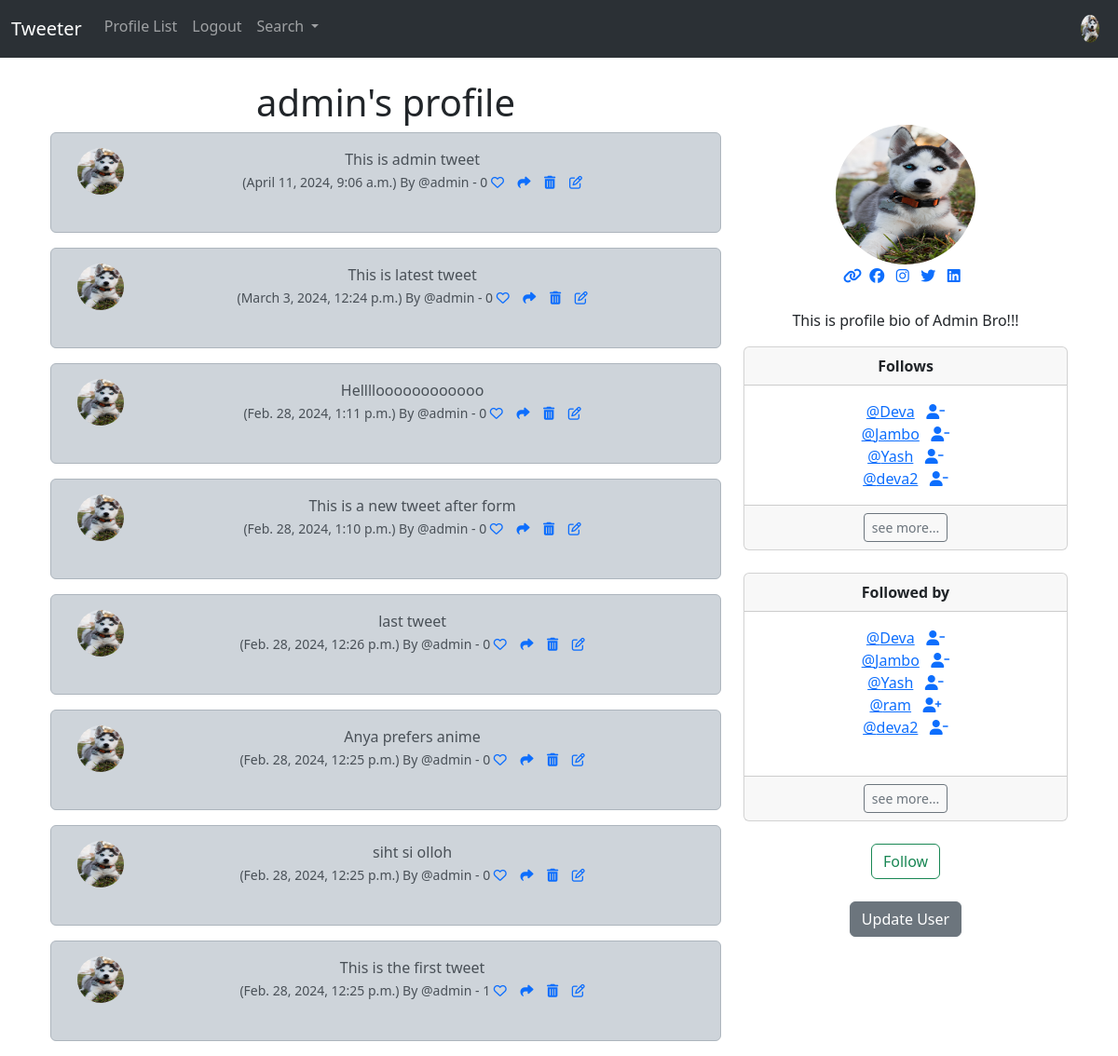
/profile/1 (signed in), run on an earlier commit of the app's database.
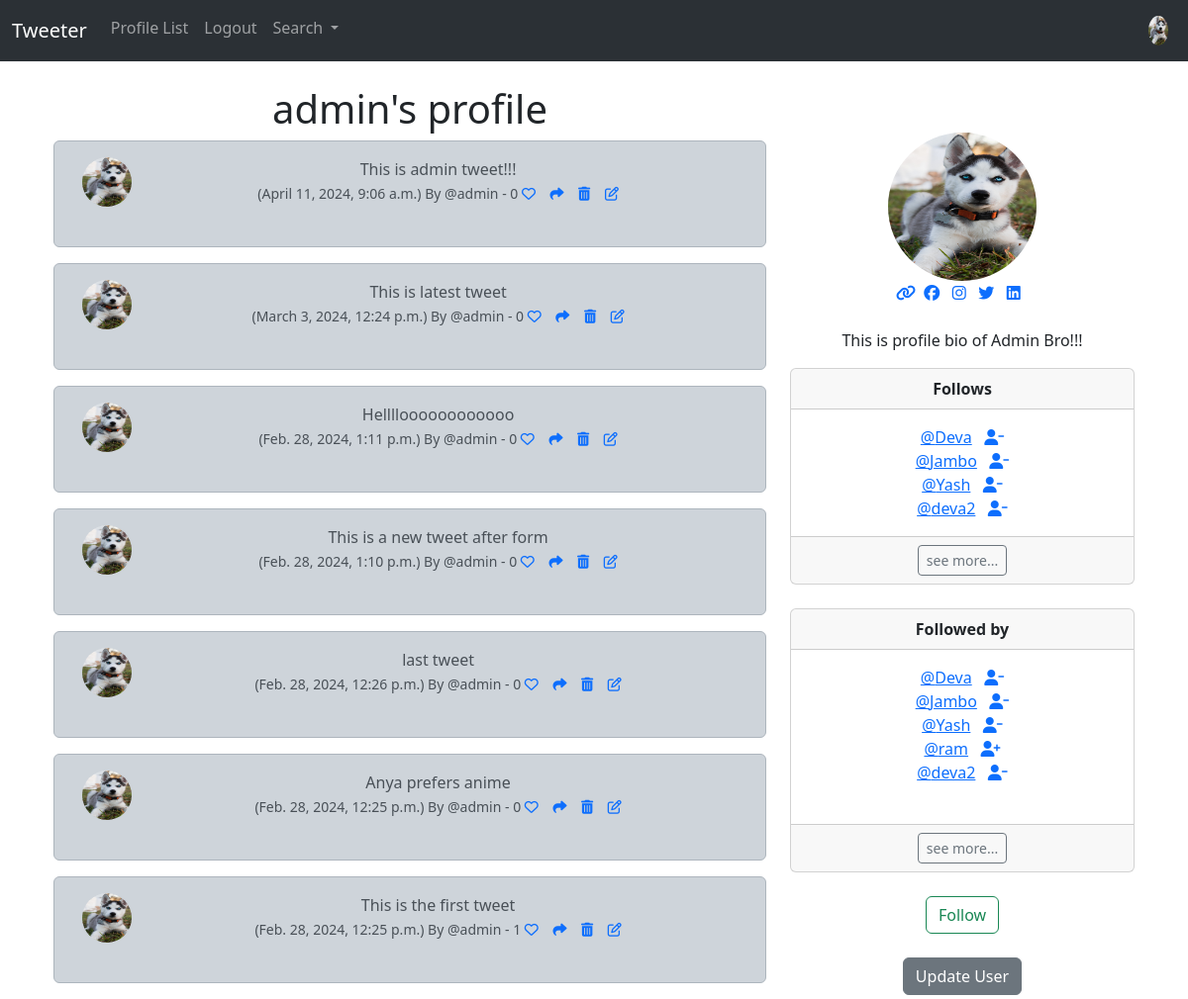
And on a later commit of the database.
### musker/models.py (models this page shows, shortened)
class Profile(models.Model):
    user = models.OneToOneField(User, on_delete=models.CASCADE)
    follows = models.ManyToManyField(
        "self", related_name="followed_by", symmetrical=False, blank=True
    )
    profile_image = models.ImageField(null=True,blank=True,upload_to='images/')
    date_modified = models.DateTimeField(User, auto_now=True, auto_now_add=False)
    profile_bio = models.CharField(null=True,blank=True, max_length=100)
    portfolio_link = models.CharField(null=True,blank=True, max_length=100)
    facebook_link = models.CharField(null=True,blank=True, max_length=100)
    twitter_link = models.CharField(null=True,blank=True, max_length=100)
    instagram_link = models.CharField(null=True,blank=True, max_length=100)
    linkedin_link = models.CharField(null=True,blank=True, max_length=100)
    def __str__(self) -> str:
        return self.user.username

class Tweet(models.Model):
    user = models.ForeignKey(User, on_delete=models.DO_NOTHING, related_name="tweets")
    body = models.CharField(max_length=280)
    created_at = models.DateTimeField(auto_now_add=True)
    likes = models.ManyToManyField(User,blank=True)
    def number_of_likes(self):
        return self.likes.count()

### musker/views.py (the view, shortened to what this page needs)
# urls.py: path('profile/<int:pk>',views.profile,name='profile'),
def profile(request,pk):
    if request.user.is_authenticated:
        my_profile = Profile.objects.get(user_id = pk)
        tweets = Tweet.objects.filter(user_id=pk).order_by("-created_at")
        return render(request,'profile.html',{ "my_profile" : my_profile,"tweets":tweets })
    else:
        messages.error(request,("Error: You are not loged in"))
        return redirect('home')

### templates/profile.html (shortened to what this page needs)
{% extends "base.html" %}
{% load static %}
{% block container %}
<div>
  {% if my_profile %}
  <div class="container text-center">
    <div class="row">
      <div class="col-8">
        <h1>{{my_profile.user.username}}'s profile</h1>
        {% if tweets %}
          {% for tweet in tweets %}
          <div class="alert alert-dark" role="alert">
            <div class="container">
              <div class="row">
                <div class="col-1">
                  {% if my_profile.profile_image %}
                    <img src="{{my_profile.profile_image.url}}" width="50" height="50" class="rounded-circle"  alt="{{my_profile.user.username}}">
                  {% else %}
                    <img src="{% static 'images/user_img.png' %}" width="50" height="50" class="rounded-circle"  alt="{{my_profile.user.username}}">
                  {% endif %}
                </div>
                <div class="col-11">
                    {{tweet.body}} <br>
                    <small>
                      ({{tweet.created_at}}) By @{{tweet.user.username}} - {{tweet.number_of_likes}}
                      {% if user in tweet.likes.all %}
                      <a href="{% url 'tweet_likes' tweet.id%}">
                        <i class="fa-solid fa-heart"></i></a>
                      {% else %}
                      <a href="{% url 'tweet_likes' tweet.id%}">
                        <i class="fa fa-heart-o"></i></a>
                      {% endif %}
                      <a href="{% url 'tweet_show' tweet.id %}">
                        <i class="fa fa-share"></i></a>
                        {% if request.user.username == my_profile.user.username %}
                        <a href="{% url 'delete_tweet' tweet.id %}">
                          <i class="fa fa-trash"></i></a>
                        <a href="{% url 'edit_tweet' tweet.id %}">
                          <i class="fa fa-edit"></i></a>
                        {% endif %}
                    </small>
                </div><br><br>
              </div>
            </div>
            <br /></div>
          {% endfor %}
        {% endif %}
      </div>
      <div class="col-4">
        <br /><br />
        {% if my_profile.profile_image %}
          <img src="{{my_profile.profile_image.url}}" width="150" height="150" class="rounded-circle" alt="{{my_profile.profile_photo}}">
        {% endif %}
        <br>
        {% if my_profile.portfolio_link %}
          <a href="{{my_profile.portfolio_link}}" target="new">
            <i class="fa-solid fa-link"></i></a>&nbsp;
        {% endif %}
        {% if my_profile.facebook_link %}
          <a href="{{my_profile.facebook_link}}" target="new">
            <i class="fa-brands fa-facebook"></i></a>
        {% endif %}
        {% if my_profile.instagram_link %}
          <a href="{{my_profile.instagram_link}}" target="new">
            <i class="fa-brands fa-instagram"></i></a>
        {% endif %}
        {% if my_profile.twitter_link %}
          <a href="{{my_profile.twitter_link}}" target="new">
            <i class="fa-brands fa-twitter"></i></a>
        {% endif %}
          {% if my_profile.linkedin_link %}
          <a href="{{my_profile.linkedin_link}}" target="new">
            <i class="fa-brands fa-linkedin"></i></a>
        {% endif %}
        <br><br>
        {% if my_profile.profile_bio %}
          <p aligh="justify">{{my_profile.profile_bio}}</p>
        {% endif %}
        <div class="card">
          <div class="card-header">
            <strong>Follows</strong>
          </div>
          <div class="card-body">
            <p class="card-text">
              {% for i in my_profile.follows.all %}
              <a href="{% url 'profile' i.user.id %}">@{{i}}</a>&nbsp;&nbsp;
              <a href="{% url 'unfollow' i.user.id %}">
                <i class="fa fa-user-minus" ></i></a>
              <br />
              {% endfor %}
            </p>
          </div>
          <div class="card-footer">
            <a href="{% url 'following' my_profile.user.id %}" class="btn btn-sm btn-outline-secondary">see more...</a>
          </div>
        </div>
        <br />
        <div class="card">
          <div class="card-header"><strong>Followed by</strong><br /></div>
          <div class="card-body">
            <p class="card-text">
              {% for i in my_profile.followed_by.all|slice:5 %}
                <a href="{% url 'profile' i.user.id %}">@{{i}}</a>&nbsp;&nbsp;
                {% if i in my_profile.follows.all %}
                <a href="{% url 'unfollow' i.user.id %}">
                  <i class="fa fa-user-minus" ></i></a>
                {% else %}
                  <a href="{% url 'follow' i.user.id %}">
                    <i class="fa fa-user-plus" ></i></a>
                {% endif %}
                <br />
              {% endfor %}
              <br>
            </p>
          </div>
          <div class="card-footer">
            <a href="{% url 'followers' my_profile.user.id %}" class="btn btn-sm btn-outline-secondary">see more...</a>
          </div>
        </div>
        <br />
        <form method="POST">
          {% csrf_token %} {% if my_profile in user.profile.follows.all%}
          <button class="btn btn-outline-danger" name="follow" value="unfollow">
            Unfollow
          </button>
          {% else %}
          <button class="btn btn-outline-success" name="follow" value="follow">
            Follow
          </button>
          {% endif %}
        </form>
        <br />
        {% if request.user.id == my_profile.user.id %}
        <a href="{% url 'update_user' %}" class="btn btn-secondary"
          >Update User</a
        >
        {% endif %}
      </div>
    </div>
  </div>
  {% endif %}
</div>
{% endblock container %}

### templates/base.html (shortened to what this page needs)
<!doctype html>
<html lang="en">
  <head>
    <link href="https://cdn.jsdelivr.net/npm/bootstrap@5.3.3/dist/css/bootstrap.min.css" rel="stylesheet">
  </head>
  <body>
    {% include "navbar.html" %}
    <div class="container">
      <br/>
        {% block container %}
        {% endblock container %}
    </div>
  </body>
</html>

### templates/navbar.html (shortened to what this page needs)
{% load static %}
<nav class="navbar navbar-expand-lg bg-body-tertiary" data-bs-theme="dark">
    <div class="container-fluid">
      <a class="navbar-brand" href="{% url 'home' %}">Tweeter</a>
      <div class="collapse navbar-collapse " id="navbarSupportedContent">
        <ul class="navbar-nav me-auto mb-2 mb-lg-0 w-100" >
          <li class="nav-item">
            <a class="nav-link" href="{% url 'profile_list' %}">Profile List</a>
          </li>
          {% if request.user.is_authenticated %}
          <li class="nav-item">
            <a class="nav-link" href="{% url 'logout' %}">Logout</a>
          </li>
          {% endif %}
          <li class="nav-item dropdown">
            <a class="nav-link dropdown-toggle" href="#" id="navbarDropdown" role="button" data-toggle="dropdown" aria-haspopup="true" aria-expanded="false" >
              Search
            </a>
          </li>
          {% if request.user.is_authenticated %}
            <ul class="navbar-nav ms-auto">
              <li class="nav-item">
                <a class="nav-link" href="{% url 'profile' request.user.id %}">
                  {% if user.profile.profile_image %}
                    <img src="{{user.profile.profile_image.url}}" alt="Profile Image" class="rounded-circle" widthh="30" height="30">
                    {% else %}
                    <img src="{% static 'images/user_img.png' %}" alt="Profile Image" class="rounded-circle" widthh="30" height="30">
                  {% endif %}
                </a>
            </li>
            </ul>
          {% endif %}
        </ul>
      </div>
    </div>
  </nav>

What changed in the data, as far as the page shows it:
removed Tweet: profile_image (picture), body "siht si olloh", created_at "Feb. 28, 2024, 12:25 p.m.", user.username "admin", number_of_likes "0"
changed Tweet: body "This is admin tweet" → "This is admin tweet!!!"
